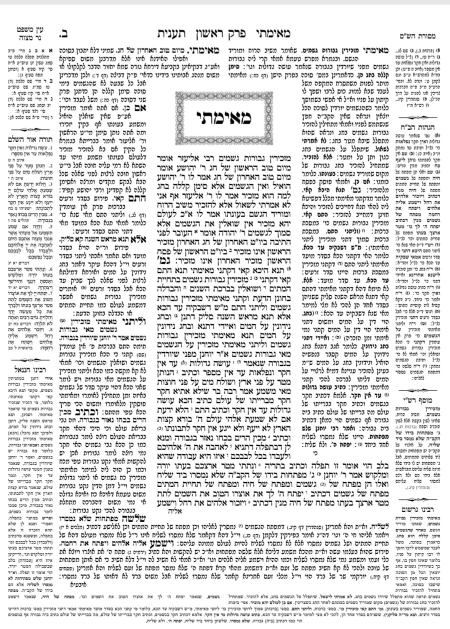
#> input picture taanit-img/2a-full.jpg, 900 x 1258 px (shown at 1/2 size)
$ python -i daf_tool.py   (imports and definitions only)
#> lines starting #> are read from the running program, lines starting #| are printed output that depends on the picture; after the words box and inside, x2 and y2 are one past the last pixel; in counts of white or black regions, pixels touching at a corner belong together
#!/usr/bin/env python3
"""
כלי עבודה לדפי גמרא באתר. הרצה מתיקיית הריפו:  python3 .claude/tools/daf_tool.py <פקודה> ...

פקודות:
  ruler   <img> <x0> <x1> <y0> <y1> <out.png> [scale]   סרגל אדום/כחול על אזור בצילום, לקריאת קואורדינטות
  columns <img> <y0> <y1>                                 מוצא את גבולות טורי הטקסט (הרווחים הלבנים) בשורות y0..y1
  zoom    <img> <x0> <y0> <x1> <y1> <out.png> [scale]     חיתוך מוגדל וחד — לקריאת טקסט קטן (רש״י, תוספות)
  crop    <ref> [i,i,...]                                 חותך את צילומי הקטעים לפי .claude/data, מעדכן DAF_SRC ו־DAF_LINES
  extend  <ref> <i> <up> <down>                           מרחיב צילום קטע בשורות למעלה/למטה, ומזיז את BEAT_SPAN בהתאם
  audit   <ref> [i,i,...]                                 מצייר מספור מילים + ההדגשות של כל שלב → .claude/out/audit-*.png
  slots   <ref> <i>                                       מדפיס כמה מילים בכל שורה של צילום הקטע (לחישוב BEAT_SPAN)
  setspan '<json>'                                        {"4b:3:0":[3,16], ...} — קובע טווח מילים מדויק לשלבים
  marks                                                   מייצר מחדש את daf-marks.js (לעץ הסוגיה) מתוך taanit.html
  report                                                  דוח כיסוי: לכל שלב — יש מיקום? מילה במילה? פיסוק? בתכלס?

מקור הצילומים: .claude/data/sources.json  {"4b": "taanit-img/4b-full.jpg", ...}
(הצילום המלא של כל עמוד נשמר ב־taanit-img/<ref>-full.jpg; צילום חדש — שומרים קודם לשם.)
"""
import sys, os, re, json
import numpy as np
from PIL import Image, ImageOps, ImageFilter, ImageDraw, ImageFont

ROOT = os.getcwd()
DATA = os.path.join(ROOT, '.claude', 'data')
OUT = os.path.join(ROOT, '.claude', 'out')
IMG = os.path.join(ROOT, 'taanit-img')
HTML = os.path.join(ROOT, '.claude', 'src', 'taanit.src.html')   # המקור. taanit.html + taanit-data/ נבנים ממנו (build.py)
def rebuild():
    import subprocess, sys
    subprocess.run([sys.executable, os.path.join(ROOT, '.claude', 'tools', 'build.py')], check=True)
# [1 line not run here, left out]

def jload(name, default=None):
    p = os.path.join(DATA, name)
    return json.load(open(p, encoding='utf-8')) if os.path.exists(p) else default
def jsave(name, obj):
    json.dump(obj, open(os.path.join(DATA, name), 'w', encoding='utf-8'), ensure_ascii=False, indent=1)
# [15 lines left out: functions font, html_get, html_set, not called in this run]
def src_path(ref):
    m = jload('sources.json', {})
    return os.path.join(ROOT, m.get(ref, f'taanit-img/{ref}-full.jpg'))

# ---------- זיהוי שורות ומילים בצילום קטע ----------
def detect_lines(path):
#> called with path = '../../taanit-img/2a-full.jpg'
    a = np.asarray(Image.open(path).convert('L')).astype(float); H, W = a.shape; med = np.median(a)
#> after `H, W = a.shape`: H = 1258; W = 900
#> after `med = np.median(a)`: med = 254
    reg = a[:, int(W * .08):int(W * .92)]; ink = (reg < med - 60).mean(axis=1); sm = np.convolve(ink, np.ones(7) / 7, 'same')
#> after `reg = a[:, int(W * 0.08):int(W * 0.92)]`:
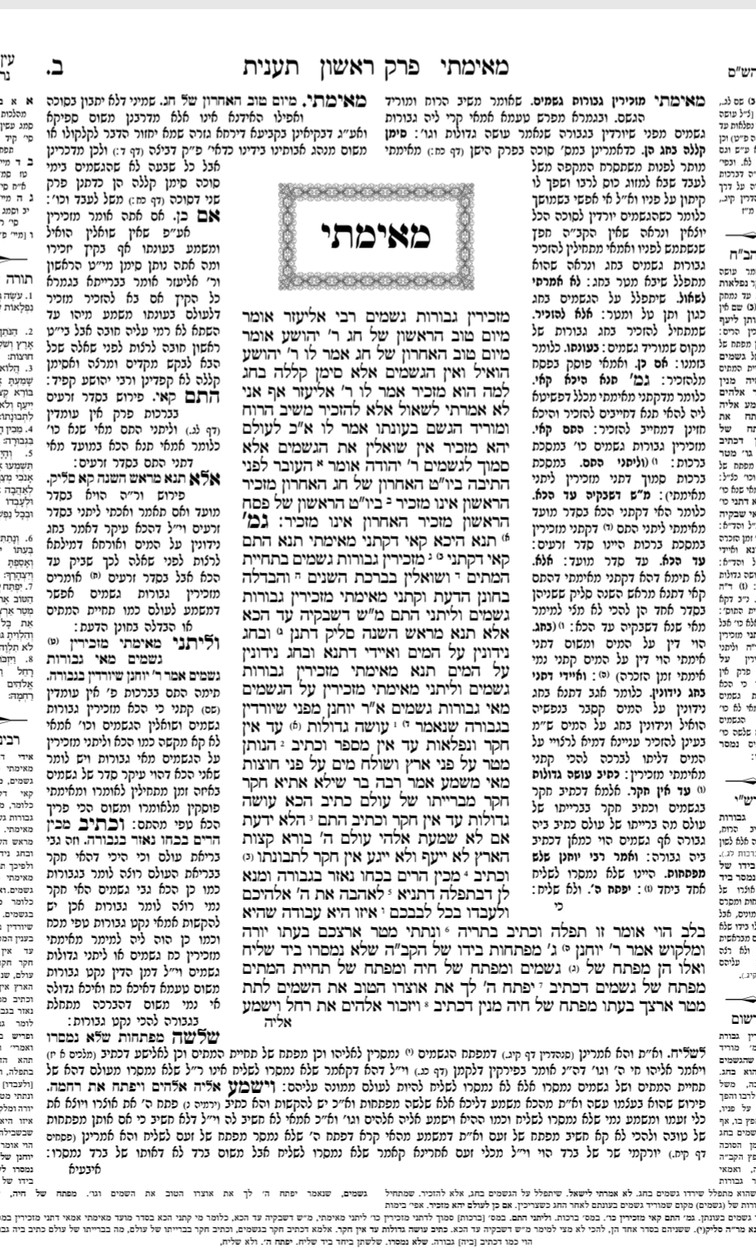
#> reg: shape (1258, 756) float64; min 0, max 255, mean 219.8
#> after `ink = (reg < med - 60).mean(axis=1)`: ink = 1258 values, max 0.77 at index 1216, min 0 at index 0, mean 0.211
#> after `sm = np.convolve(ink, np.ones(7) / 7, 'same')`: sm = 1258 values, max 0.477 at index 100, min 0 at index 0, mean 0.211
    mins = [0]
    for y in range(10, H - 10):
        w = sm[max(0, y - 13):y + 14]
        if sm[y] == w.min() and sm[y] < np.max(sm) * .45 and y - mins[-1] >= 22: mins.append(y)
#> after the loop, mins = 35 values from 0 to 1211
    if H - mins[-1] < 14: mins[-1] = H
    else: mins.append(H)
    out = []
    for k in range(len(mins) - 1):
        b0, b1 = mins[k], mins[k + 1]
        if sm[b0:b1].max() <= np.max(sm) * .3: continue
        col = (a[b0:b1] < med - 60).mean(axis=0); cs = np.convolve(col, np.ones(9) / 9, 'same')
        idx = np.where(cs > .04)[0]; xl, xr = (idx[0] / W, idx[-1] / W) if len(idx) else (0, 1)
        bh = b1 - b0; inkm = (a[b0:b1] < med - 60); rows = inkm.mean(axis=1); r = np.where(rows > .05)[0]
        t0 = (b0 + r[0]) / H if len(r) else b0 / H; t1 = (b0 + r[-1] + 1) / H if len(r) else b1 / H
        core = inkm[int(bh * .2):int(bh * .85)].sum(axis=0)
        gaps = []; st = None
        for x in range(W):
            if core[x] <= 1:
                if st is None: st = x
            else:
                if st is not None and x - st >= 6: gaps.append(round((st + x) / 2 / W, 4))
                st = None
        # חיתוך טקסט שוליים (רש״י/תוספות) שנכנס מצד שמאל
        st = None; best = None
        for x in range(int(W * .02), int(W * .5)):
            if core[x] <= 1:
                if st is None: st = x
            else:
                if st is not None and x - st >= max(22, W * .035) and (best is None or x > best[1]): best = (st, x)
                st = None
        if best: xl = best[1] / W; gaps = [g for g in gaps if g > xl]
        out.append([round(b0 / H, 4), round(b1 / H, 4), round(float(xl), 4), round(float(xr), 4), round(float(t0), 4), round(float(t1), 4), gaps])
#> this loop made 35 passes
#> (b0, b1, xr, bh, t0, t1) on passes 3, 7, 8, 9: (44, 84, 0.969, 40, 0.0469, 0.0612), (175, 207, 0.981, 32, 0.139, 0.163), (207, 240, 0.969, 33, 0.165, 0.191), (240, 290, 0.98, 50, 0.191, 0.23)
#> (b0, b1, xr, bh, t0, t1) on passes 5, 6, 10, 11, 12, 13: (109, 142, 0.981, 33, 0.0882, 0.113), (142, 175, 0.981, 33, 0.116, 0.139), (290, 323, 0.981, 33, 0.233, 0.257), (323, 356, 0.981, 33, 0.26, 0.283), (356, 383, 0.981, 27, 0.283, 0.304), (383, 420, 0.981, 37, 0.304, 0.334)
#> pass 3, in detect_lines, `inkm = a[b0:b1] < med - 60`:
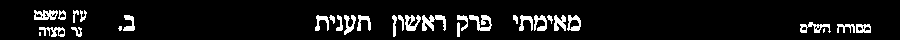
#> inkm: shape (40, 900) bool; 7.6% white; 31 white regions (3 under 20 px), largest, box (x1, y1, x2, y2) and area: (422, 15, 446, 31) 210, (469, 15, 492, 31) 189, (34, 10, 58, 20) 168
#> after the loop, out = 33 items
    return out
# [105 lines left out: functions slots, snap, do_crop, do_extend, do_audit, do_slots and 1 more, not called in this run]

def do_marks():
    # daf-marks.js כבר לא קיים: העץ ולימוד המילים טוענים את data/<מסכת>/<ref>.js. ״marks״ = בנייה מחדש
    rebuild(); print('נבנה מחדש (data/, taanit.html, taanit-data/)')

# [17 lines left out: function do_report, not called in this run]

# [36 lines not run here, left out]

>>> result = detect_lines('../../taanit-img/2a-full.jpg')
#> result = 33 items

$ run again, on taanit-img/4b-full.jpg
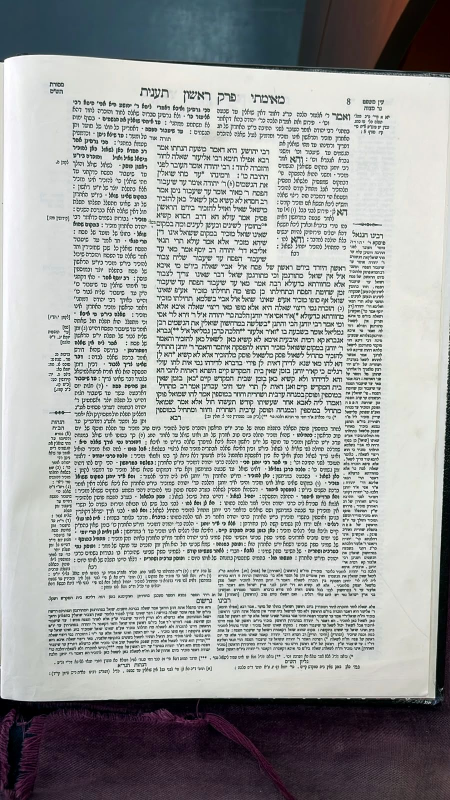
#> input picture taanit-img/4b-full.jpg, 900 x 1600 px (shown at 1/2 size)
#> med = 214
#> in detect_lines, `reg = a[:, int(W * 0.08):int(W * 0.92)]`:
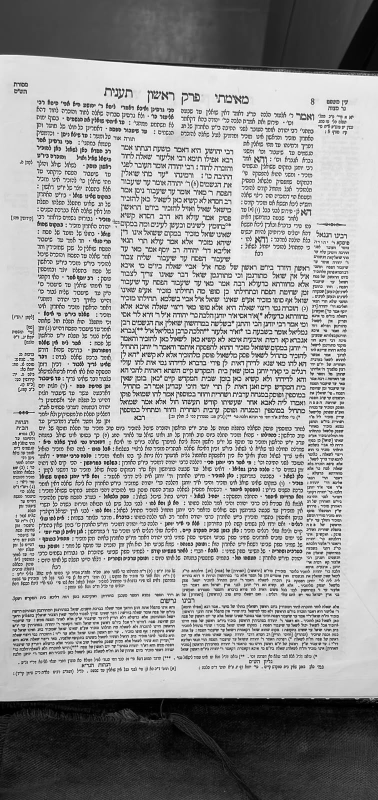
#> reg: shape (1600, 756) float64 (shown at 1/2 size); min 0, max 255, mean 164.4
#> ink = 1600 values, max 1 at index 0, min 0 at index 153, mean 0.355
#> sm = 1600 values, max 1 at index 3, min 0 at index 156, mean 0.353
#> after the loop in detect_lines, `for y in range(10, H - 10):`: mins = 36 values from 0 to 1377
#> the loop in detect_lines, `for k in range(len(mins) - 1):` made 36 passes
#> (b0, b1, xr, bh, t0, t1) on passes 9, 13, 14, 15, 16: (442, 474, 0.852, 32, 0.277, 0.296), (590, 622, 0.854, 32, 0.369, 0.389), (622, 654, 0.853, 32, 0.389, 0.409), (654, 687, 0.999, 33, 0.409, 0.429), (687, 718, 0.999, 31, 0.429, 0.449)
#> pass 1, in detect_lines, `inkm = a[b0:b1] < med - 60`:
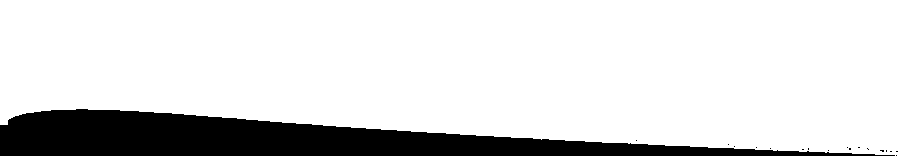
#> inkm: shape (156, 900) bool; 85% white; 18 black regions (17 under 20 px), largest, box (x1, y1, x2, y2) and area: (0, 109, 895, 156) 21092
#> after the loop in detect_lines, `for k in range(len(mins) - 1):`: out = 22 items

$ run again, on taanit-img/5b-full.jpg
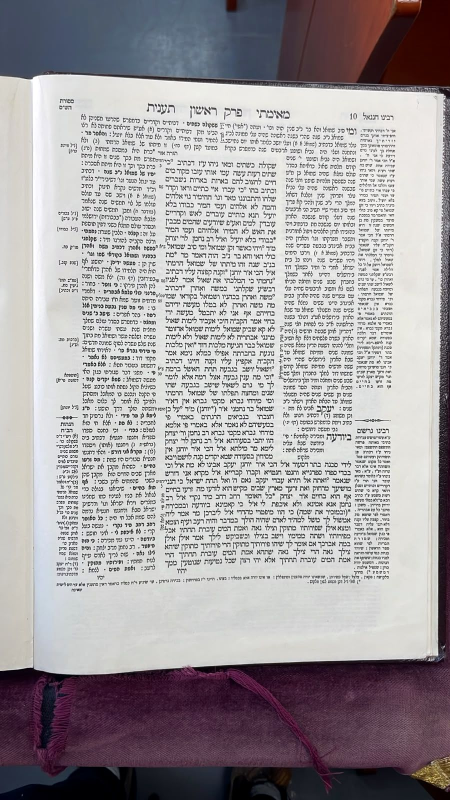
#> input picture taanit-img/5b-full.jpg, 900 x 1600 px (shown at 1/2 size)
#> med = 210
#> in detect_lines, `reg = a[:, int(W * 0.08):int(W * 0.92)]`:
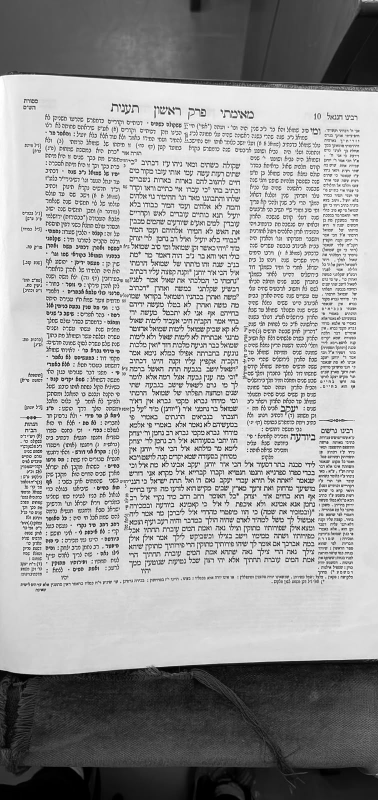
#> reg: shape (1600, 756) float64 (shown at 1/2 size); min 0, max 255, mean 163.6
#> ink = 1600 values, max 1 at index 3, min 0 at index 184, mean 0.371
#> sm = 1600 values, max 1 at index 6, min 0 at index 187, mean 0.37
#> after the loop in detect_lines, `for y in range(10, H - 10):`: mins = 36 values from 0 to 1296
#> the loop in detect_lines, `for k in range(len(mins) - 1):` made 36 passes
#> (b0, b1) on passes 2 to 9: (187, 242), (242, 277), (277, 309), (309, 336), (336, 368), (368, 413), (413, 455), (455, 485)
#> pass 1, in detect_lines, `inkm = a[b0:b1] < med - 60`:
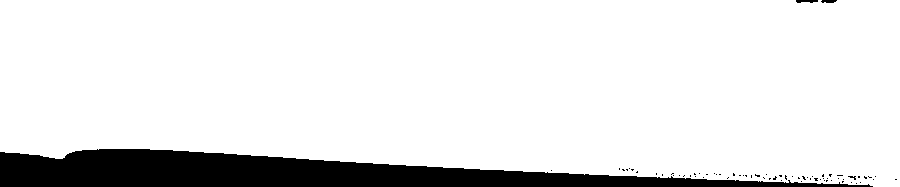
#> inkm: shape (187, 900) bool; 89.2% white; 69 black regions (66 under 20 px), largest, box (x1, y1, x2, y2) and area: (0, 149, 873, 187) 17847, (796, 0, 818, 3) 51, (821, 0, 837, 3) 40
#> after the loop in detect_lines, `for k in range(len(mins) - 1):`: out = [[0, 0.117, 0, 0.999, 0, 0.116, []], [0.81, 1, 0, 0.999, 0.82, 1, []]]
#> result has the same summary as out in detect_lines

$ run again, on taanit-img/6b-full.jpg
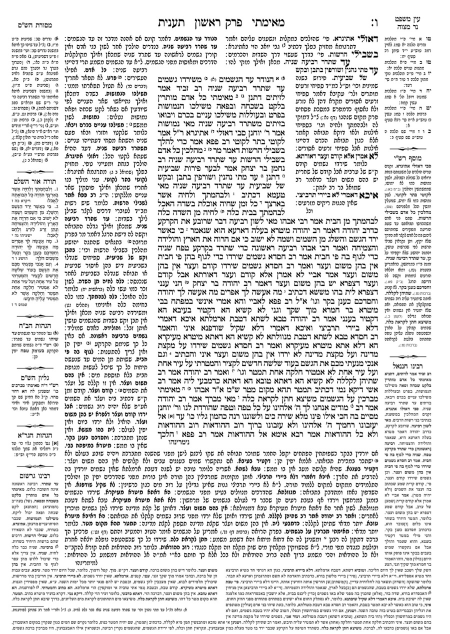
#> input picture taanit-img/6b-full.jpg, 900 x 1267 px (shown at 1/2 size)
#> med = 254
#> in detect_lines, `reg = a[:, int(W * 0.08):int(W * 0.92)]`:
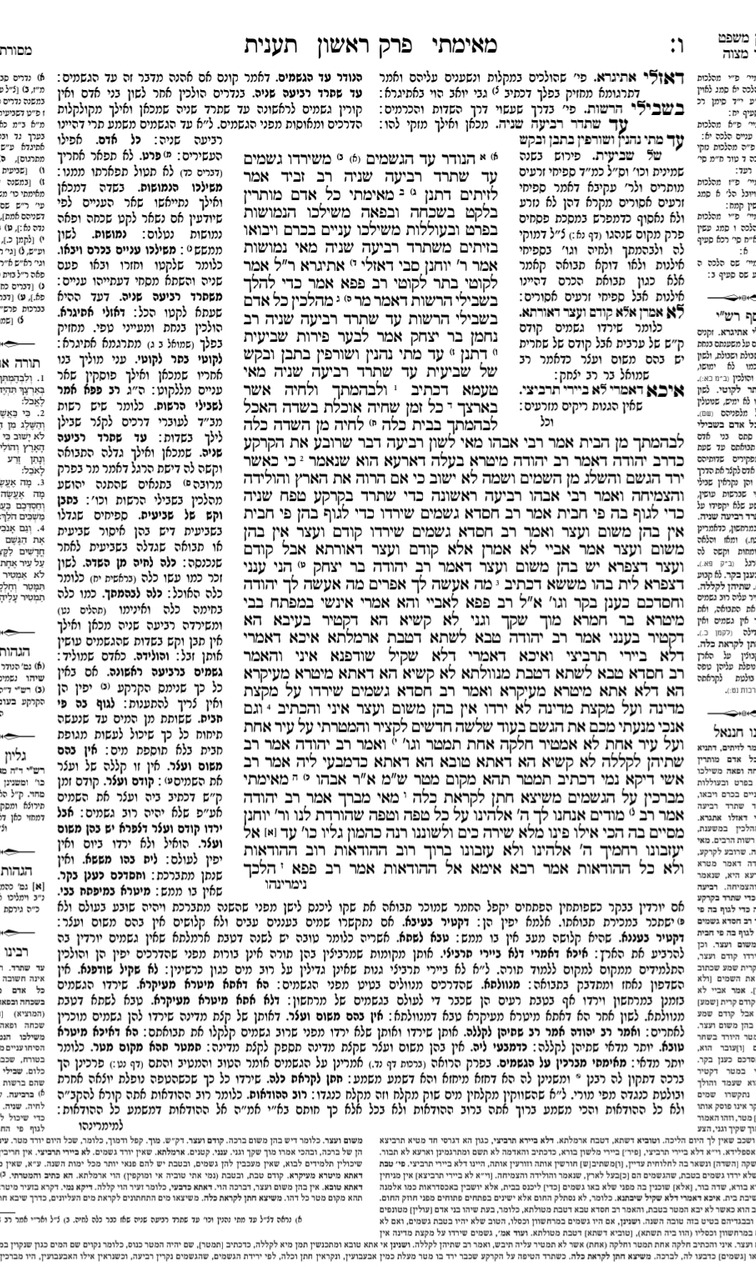
#> reg: shape (1267, 756) float64; min 0, max 255, mean 217.2
#> ink = 1267 values, max 0.766 at index 1243, min 0 at index 0, mean 0.223
#> sm = 1267 values, max 0.487 at index 1094, min 0 at index 0, mean 0.223
#> after the loop in detect_lines, `for y in range(10, H - 10):`: mins = 38 values from 0 to 1227
#> the loop in detect_lines, `for k in range(len(mins) - 1):` made 38 passes
#> (b0, b1, xr, bh, t0, t1) on passes 2, 22: (22, 62, 0.934, 40, 0.03, 0.0434), (699, 736, 0.942, 37, 0.552, 0.581)
#> pass 2, in detect_lines, `inkm = a[b0:b1] < med - 60`:
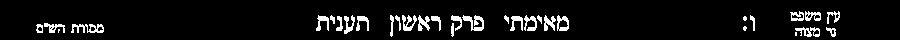
#> inkm: shape (40, 900) bool; 6.6% white; 32 white regions (4 under 20 px), largest, box (x1, y1, x2, y2) and area: (462, 15, 484, 31) 171, (71, 24, 104, 33) 168, (795, 27, 820, 37) 127
#> after the loop in detect_lines, `for k in range(len(mins) - 1):`: out = 37 items
